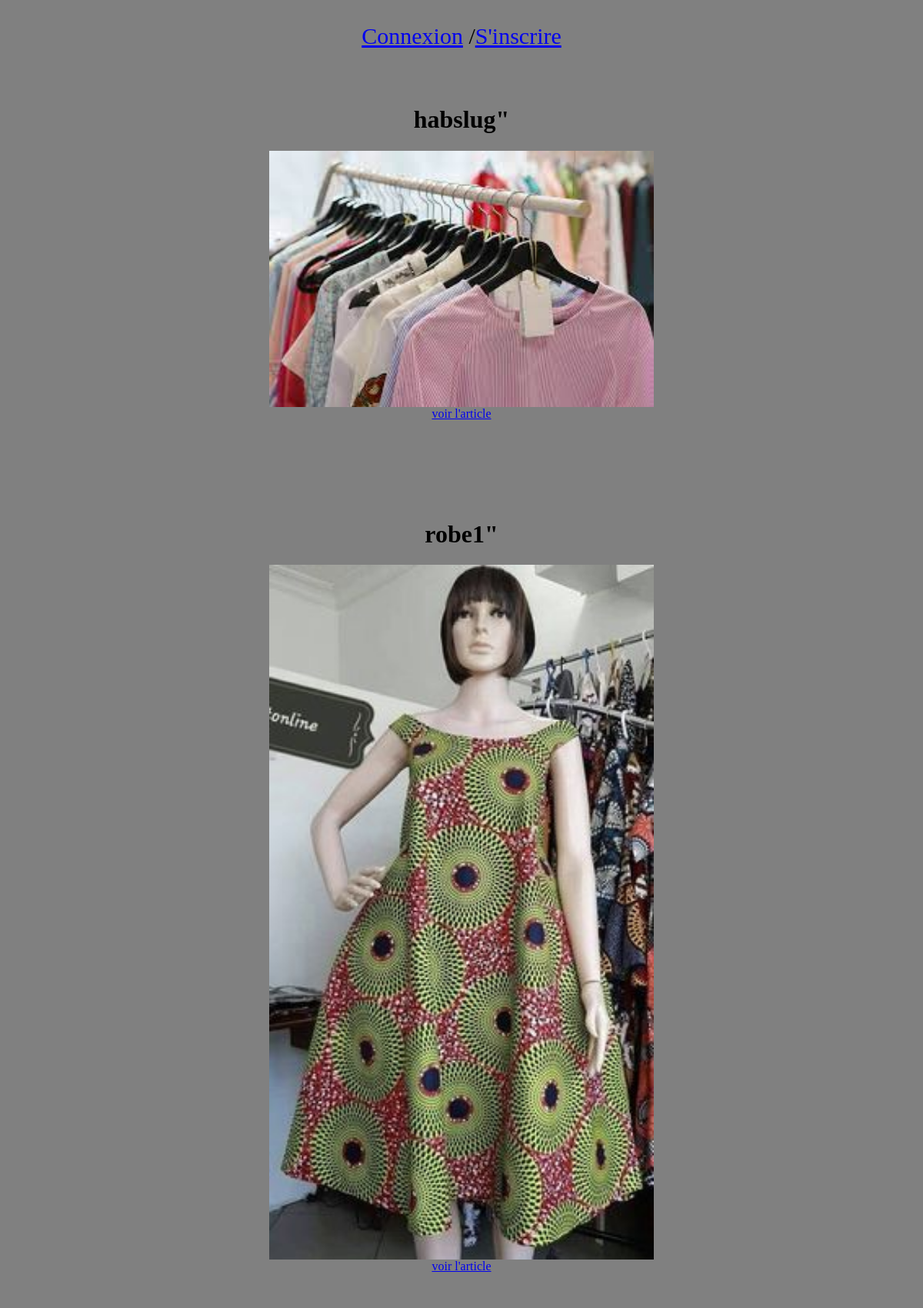
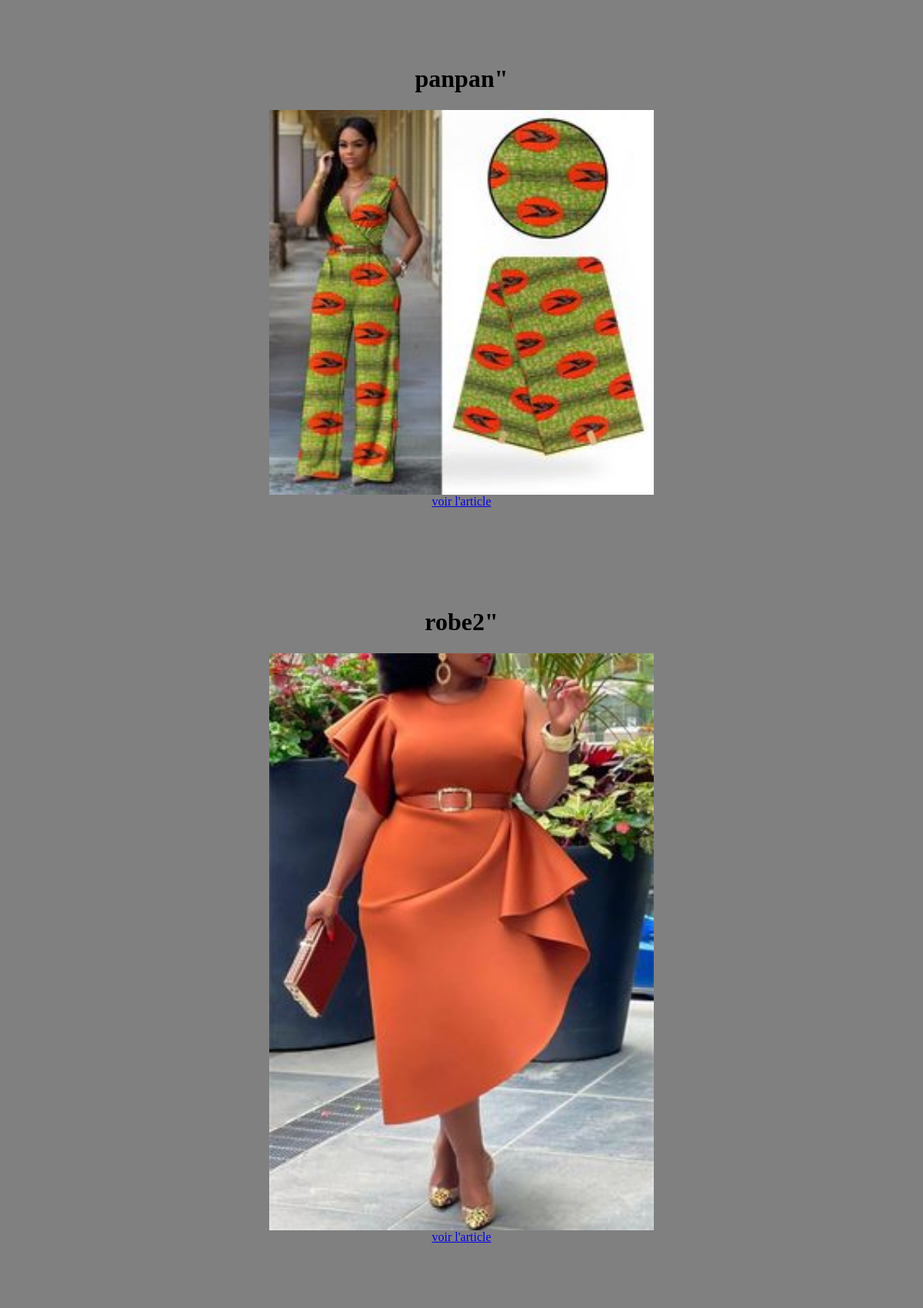
The page / (upper part) on the database its author committed (2 pictures, top to bottom).
### store/models.py (models this page shows, shortened)
class Produit(models.Model):
    nom=models.CharField(max_length=75)
    slug=models.SlugField(max_length=75)
    prix=models.FloatField(default=0.0)
    stock=models.IntegerField(default=0)
    description=models.TextField(blank=True)
    photo=models.ImageField(upload_to="produit")
    def get_absolute_url(self):
        return reverse("produit",kwargs={"slug":self.slug})

### store/views.py (the view)
# urls.py: path('',index,name="index" ),
def index(request):
    prd=Produit.objects.all()
    return render(request,'store/index.html',{"produits":prd})

### store/templates/store/index.html (shortened to what this page needs)
{% extends 'base.html' %}
{% block content %}
{% for prd in produits %}
<center><h1>{{ prd.nom}}"</h1>
    <img src="{{ prd.photo.url }}"  style=" min-width:500px; "></br>
    <a href="{{ prd.get_absolute_url }}">voir l'article</a></center>
{% endfor %}
{% endblock %}

### rows shown on the page
Produit: nom "habslug", photo (picture)
Produit: nom "robe1", photo (picture)
Produit: nom "panpan", photo (picture)
Produit: nom "robe2", photo (picture)
